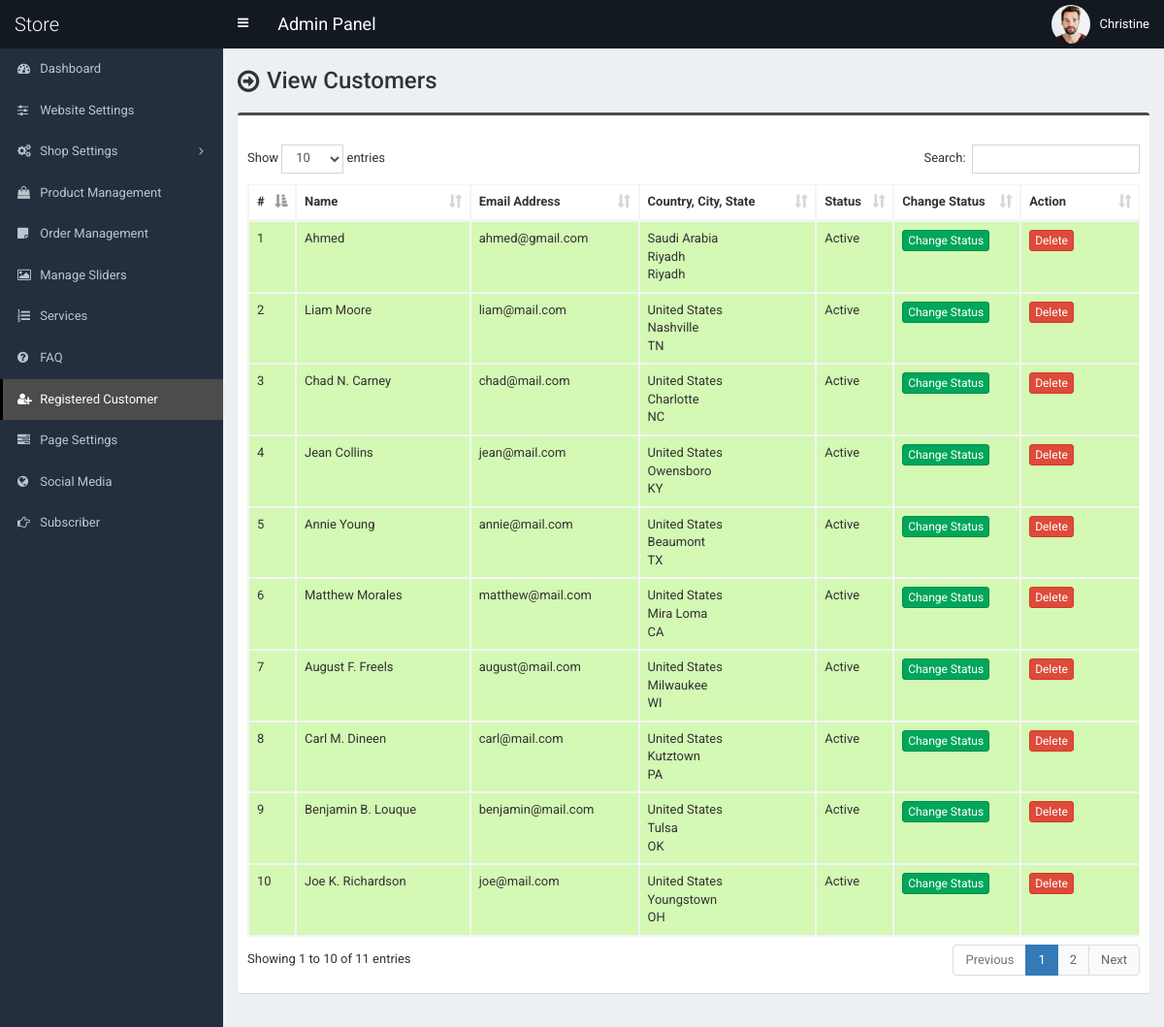
/admin/customer.php (signed in), run on the app's committed database.
### tables this page shows
CREATE TABLE `tbl_customer` (
  `cust_id` int(11) NOT NULL,
  `cust_name` varchar(100) NOT NULL,
  `cust_cname` varchar(100) NOT NULL,
  `cust_email` varchar(100) NOT NULL,
  `cust_phone` varchar(50) NOT NULL,
  `cust_country` int(11) NOT NULL,
  `cust_address` text NOT NULL,
  `cust_city` varchar(100) NOT NULL,
  `cust_state` varchar(100) NOT NULL,
  `cust_zip` varchar(30) NOT NULL,
  `cust_b_name` varchar(100) NOT NULL,
  `cust_b_cname` varchar(100) NOT NULL,
  `cust_b_phone` varchar(50) NOT NULL,
  `cust_b_country` int(11) NOT NULL,
  `cust_b_address` text NOT NULL,
  `cust_b_city` varchar(100) NOT NULL,
  `cust_b_state` varchar(100) NOT NULL,
  `cust_b_zip` varchar(30) NOT NULL,
  `cust_s_name` varchar(100) NOT NULL,
  `cust_s_cname` varchar(100) NOT NULL,
  `cust_s_phone` varchar(50) NOT NULL,
  `cust_s_country` int(11) NOT NULL,
  `cust_s_address` text NOT NULL,
  `cust_s_city` varchar(100) NOT NULL,
  `cust_s_state` varchar(100) NOT NULL,
  `cust_s_zip` varchar(30) NOT NULL,
  `cust_password` varchar(100) NOT NULL,
  `cust_token` varchar(255) NOT NULL,
  `cust_datetime` varchar(100) NOT NULL,
  `cust_timestamp` varchar(100) NOT NULL,
  `cust_status` int(1) NOT NULL
);

CREATE TABLE `tbl_country` (
  `country_id` int(11) NOT NULL,
  `country_name` varchar(100) NOT NULL DEFAULT ''
);

### admin/customer.php (the view, shortened to what this page needs)
<?php require_once('header.php'); ?>
<section class="content-header">
	<div class="content-header-left">
		<h1>View Customers</h1>
	</div>
</section>
<section class="content">
	<div class="row">
		<div class="col-md-12">
			<div class="box box-info">
				<div class="box-body table-responsive">
					<table id="example1" class="table table-bordered table-hover table-striped">
						<thead>
							<tr>
								<th width="10">#</th>
								<th width="180">Name</th>
								<th width="150">Email Address</th>
								<th width="180">Country, City, State</th>
								<th>Status</th>
								<th width="100">Change Status</th>
								<th width="100">Action</th>
							</tr>
						</thead>
						<tbody>
							<?php
							$i=0;
							$statement = $pdo->prepare("SELECT *
														FROM tbl_customer t1
														JOIN tbl_country t2
														ON t1.cust_country = t2.country_id
													");
							$statement->execute();
							$result = $statement->fetchAll(PDO::FETCH_ASSOC);
							foreach ($result as $row) {
								$i++;
								?>
								<tr class="<?php if($row['cust_status']==1) {echo 'bg-g';}else {echo 'bg-r';} ?>">
									<td><?php echo $i; ?></td>
									<td><?php echo $row['cust_name']; ?></td>
									<td><?php echo $row['cust_email']; ?></td>
									<td>
										<?php echo $row['country_name']; ?><br>
										<?php echo $row['cust_city']; ?><br>
										<?php echo $row['cust_state']; ?>
									</td>
									<td><?php if($row['cust_status']==1) {echo 'Active';} else {echo 'Inactive';} ?></td>
									<td>
										<a href="customer-change-status.php?id=<?php echo $row['cust_id']; ?>" class="btn btn-success btn-xs">Change Status</a>
									</td>
									<td>
										<a href="#" class="btn btn-danger btn-xs" data-href="customer-delete.php?id=<?php echo $row['cust_id']; ?>" data-toggle="modal" data-target="#confirm-delete">Delete</a>
									</td>
								</tr>
								<?php
							}
							?>
						</tbody>
					</table>
				</div>
			</div>
		</div>
	</div>
</section>
<?php require_once('footer.php'); ?>

### admin/style.css (style rules this page uses)
body { font-size: 13px; font-family: "Roboto", sans-serif; }
.content-header > h1, .content-header .content-header-left h1 { font-family: "Roboto", sans-serif; }
.box-info { padding-top: 20px; }
.content-header { overflow: hidden; }
.content-header .content-header-left { float: left; padding-top: 5px; }
.content-header .content-header-left h1 { margin-top: 0; margin-bottom: 0; padding-left: 30px; padding-bottom: 5px; font-size: 24px; position: relative; }
.content-header .content-header-left h1:before { position: absolute; top: 0; left: 0; font-family: "FontAwesome", sans-serif; font-size: 26px; content: "\f18e"; }
.box.box-info { border-top-color: #4c4c4c; }
.bg-g { background: #d3f9b4 !important; }

### data on the page
tbl_customer: cust_name "Ahmed", cust_email "ahmed@gmail.com", tbl_country.country_name "Saudi Arabia", cust_city "Riyadh", cust_state "Riyadh", cust_status "Active"
tbl_customer: cust_name "Liam Moore", cust_email "liam@mail.com", tbl_country.country_name "United States", cust_city "Nashville", cust_state "TN", cust_status "Active"
tbl_customer: cust_name "Chad N. Carney", cust_email "chad@mail.com", tbl_country.country_name "United States", cust_city "Charlotte", cust_state "NC", cust_status "Active"
tbl_customer: cust_name "Jean Collins", cust_email "jean@mail.com", tbl_country.country_name "United States", cust_city "Owensboro", cust_state "KY", cust_status "Active"
tbl_customer: cust_name "Annie Young", cust_email "annie@mail.com", tbl_country.country_name "United States", cust_city "Beaumont", cust_state "TX", cust_status "Active"
tbl_customer: cust_name "Matthew Morales", cust_email "matthew@mail.com", tbl_country.country_name "United States", cust_city "Mira Loma", cust_state "CA", cust_status "Active"
tbl_customer: cust_name "August F. Freels", cust_email "august@mail.com", tbl_country.country_name "United States", cust_city "Milwaukee", cust_state "WI", cust_status "Active"
tbl_customer: cust_name "Carl M. Dineen", cust_email "carl@mail.com", tbl_country.country_name "United States", cust_city "Kutztown", cust_state "PA", cust_status "Active"
tbl_customer: cust_name "Benjamin B. Louque", cust_email "benjamin@mail.com", tbl_country.country_name "United States", cust_city "Tulsa", cust_state "OK", cust_status "Active"
tbl_customer: cust_name "Joe K. Richardson", cust_email "joe@mail.com", tbl_country.country_name "United States", cust_city "Youngstown", cust_state "OH", cust_status "Active"

### other printed values
$_SESSION['user']['full_name'] "Christine"
